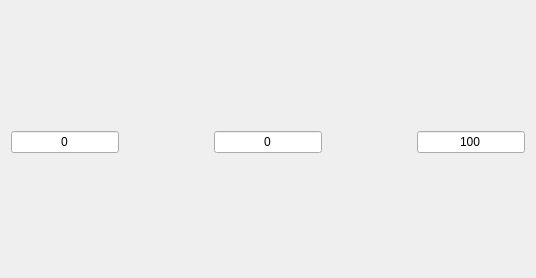
<?xml version="1.0" encoding="UTF-8"?>
<ui version="4.0">
 <class>SliderWidget_horizontal</class>
 <widget class="QWidget" name="SliderWidget_horizontal">
  <property name="geometry">
   <rect>
    <x>0</x>
    <y>0</y>
    <width>536</width>
    <height>278</height>
   </rect>
  </property>
  <property name="windowTitle">
   <string>Form</string>
  </property>
  <layout class="QVBoxLayout" name="mainLayout" stretch="1,0,0,1">
   <item>
    <spacer name="verticalSpacer_2">
     <property name="orientation">
      <enum>Qt::Vertical</enum>
     </property>
     <property name="sizeHint" stdset="0">
      <size>
       <width>20</width>
       <height>102</height>
      </size>
     </property>
    </spacer>
   </item>
   <item>
    <widget class="QwtSlider" name="slider" native="true">
     <property name="focusPolicy">
      <enum>Qt::StrongFocus</enum>
     </property>
    </widget>
   </item>
   <item>
    <layout class="QHBoxLayout" name="horizontalLayout_2">
     <item>
      <widget class="QLineEdit" name="minEdit">
       <property name="toolTip">
        <string>Minimum</string>
       </property>
       <property name="text">
        <string>0</string>
       </property>
       <property name="alignment">
        <set>Qt::AlignCenter</set>
       </property>
      </widget>
     </item>
     <item>
      <spacer name="horizontalSpacer">
       <property name="orientation">
        <enum>Qt::Horizontal</enum>
       </property>
       <property name="sizeHint" stdset="0">
        <size>
         <width>40</width>
         <height>20</height>
        </size>
       </property>
      </spacer>
     </item>
     <item>
      <widget class="QLineEdit" name="curEdit">
       <property name="toolTip">
        <string>Current value</string>
       </property>
       <property name="text">
        <string>0</string>
       </property>
       <property name="alignment">
        <set>Qt::AlignCenter</set>
       </property>
      </widget>
     </item>
     <item>
      <spacer name="horizontalSpacer_2">
       <property name="orientation">
        <enum>Qt::Horizontal</enum>
       </property>
       <property name="sizeHint" stdset="0">
        <size>
         <width>40</width>
         <height>20</height>
        </size>
       </property>
      </spacer>
     </item>
     <item>
      <widget class="QLineEdit" name="maxEdit">
       <property name="toolTip">
        <string>Maximum</string>
       </property>
       <property name="text">
        <string>100</string>
       </property>
       <property name="alignment">
        <set>Qt::AlignCenter</set>
       </property>
      </widget>
     </item>
    </layout>
   </item>
   <item>
    <spacer name="verticalSpacer">
     <property name="orientation">
      <enum>Qt::Vertical</enum>
     </property>
     <property name="sizeHint" stdset="0">
      <size>
       <width>17</width>
       <height>37</height>
      </size>
     </property>
    </spacer>
   </item>
  </layout>
 </widget>
 <customwidgets>
  <customwidget>
   <class>QwtSlider</class>
   <extends>QWidget</extends>
   <header location="global">qwt_slider.h</header>
   <container>1</container>
  </customwidget>
 </customwidgets>
 <resources/>
 <connections/>
</ui>
